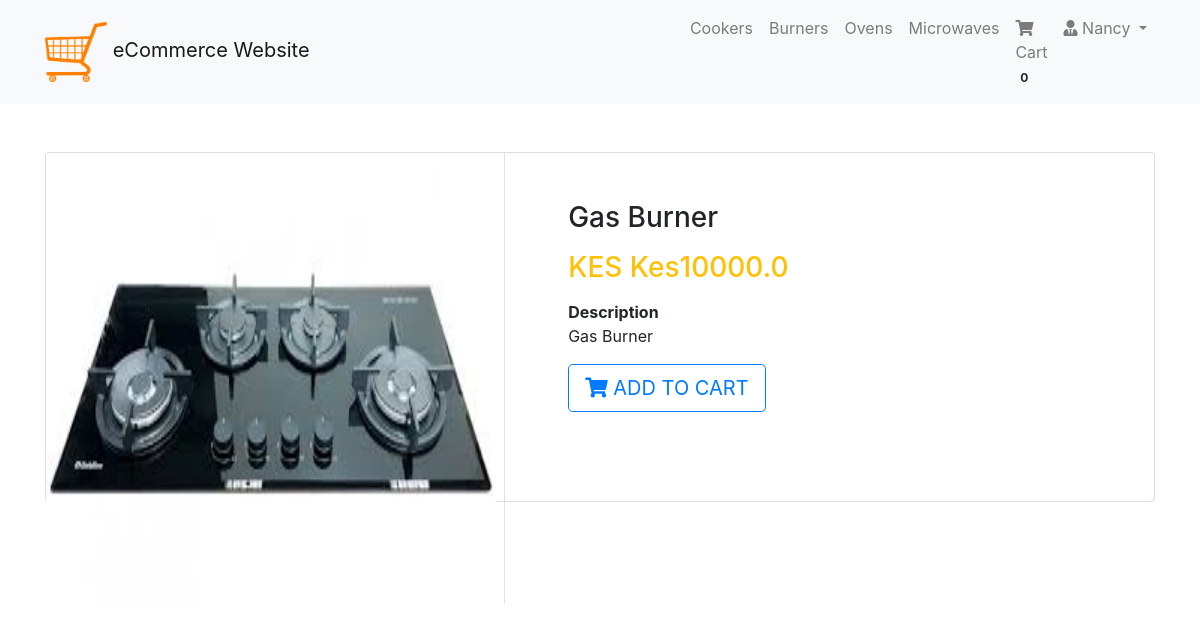
Screenshot of /product/gas-burner/ (signed in) with the database file from the repository.
### cart/models.py (models this page shows, shortened)
class Order(models.Model):
    orderitems = models.ManyToManyField(Cart)
    user = models.ForeignKey(User, on_delete=models.CASCADE)
    ordered = models.BooleanField(default=False)
    created = models.DateTimeField(auto_now_add=True)
    paymentId = models.CharField(max_length=200, blank=True, null=True)
    orderId = models.CharField(max_length=200, blank=True, null=True)

### products/models.py (models this page shows, shortened)
class Product(models.Model):
    mainimage = models.ImageField(upload_to='products/', blank=True)
    name = models.CharField(max_length=300)
    slug = models.SlugField()
    category = models.ForeignKey(Category, on_delete=models.CASCADE)
    preview_text = models.TextField(
        max_length=200, verbose_name='Preview Text')
    detail_text = models.TextField(max_length=1000, verbose_name='Detail Text')
    price = models.FloatField()

### products/views.py (the view)
# urls.py: path('product/<slug>/', ProductDetail.as_view(), name='product'),
class ProductDetail(LoginRequiredMixin, DetailView):
    model = Product

### cart/templatetags/cart_tag.py (called while the page is built)
@register.filter
def cart_total(user):
    order = Order.objects.filter(user=user, ordered=False)
    if order.exists():
        return order[0].orderitems.count()
    else:
        return 0

### products/templates/products/product_detail.html
{% extends 'products/base.html' %}
{% block content %}
<div class="container my-5">
    <div class="card">
        <div class="row">
            <aside class="col-sm-5 border-right">
                <article class="gallery-wrap">
                    <div class="img-big-wrap">
                        <div> <a href="#"><img src="/media/{{ object.mainimage }}" style="width: 450px"></a></div>
                    </div>
                </article>
            </aside>
            <aside class="col-sm-7">
                <article class="card-body p-5">
                    <h3 class="title mb-3">{{ object.name }}</h3>
                    <p class="price-detail-wrap">
                        <span class="price h3 text-warning">
                            <span class="currency">KES Kes</span><span class="num">{{ object.price }}</span>
                        </span>
                    </p>
                    <dl class="item-property">
                        <dt>Description</dt>
                        <dd>
                            <p>{{ object.preview_text }}</p>
                        </dd>
                    </dl>
                    <a href="{% url 'mainapp:cart' object.slug %}"
                        class="btn btn-lg btn-outline-primary text-uppercase"> <i class="fas fa-shopping-cart"></i> Add
                        to cart </a>
                </article>
            </aside>
        </div>
    </div>
</div>
{% endblock %}

### products/templates/products/navbar.html (shortened to what this page needs)
{% load cart_tag %}
<nav class="navbar navbar-expand-lg navbar-light bg-light">
    <div class="container">
        <a class="navbar-brand" href="/">
            <img src="/static/imgs/cart.png" alt="logo" width="10%">
            eCommerce Website
        </a>
        <div class="collapse navbar-collapse" id="navbarNav">
            <ul class="navbar-nav ml-auto">
                <li {% if request.path == 'contact' %}class="nav-item active" {% else %}class="nav-item" {% endif %}>
                    <a class="nav-link" href="#">Cookers <span class="sr-only">(current)</span></a>
                </li>
                <li class="nav-item">
                    <a class="nav-link" href="#">Burners</a>
                </li>
                <li class="nav-item">
                    <a class="nav-link" href="#">Ovens</a>
                </li>
                <li class="nav-item">
                    <a class="nav-link" href="#">Microwaves</a>
                </li>
                {% if request.user.is_authenticated %}
                <li class="nav-item">
                    <a class="nav-link" href="{% url 'mainapp:cart-home' %}">
                        <i class="fa fa-shopping-cart"></i> Cart
                        <span class="badge badge-light">{{ request.user| cart_total }}</span>
                    </a>
                </li>
                <li class="nav-item dropdown">
                    <a class="nav-link dropdown-toggle" href="#" id="navbarDropdown" role="button"
                        data-toggle="dropdown" aria-haspopup="true" aria-expanded="false">
                        <i class="fas fa-user-tie"></i> {{ request.user.username }}
                    </a>
                </li>
                {% else %}
                <li class="nav-item">
                    <a class="btn btn-primary" href="/accounts/login/">Login / Register</a>
                </li>
                {% endif %}
            </ul>
        </div>
    </div>
</nav>

### products/static/css/main.css (style rules this page uses)
.gallery-wrap .img-big-wrap img { height: 450px; width: auto; display: inline-block; cursor: zoom-in; }

### products/templates/products/base.html (style rules this page uses)
.card { height: 350px; }

### rows the page displays
Product: mainimage (picture), name "Gas Burner", price "10000.0", preview_text "Gas Burner"

### other values shown
{{ request.user| cart_total }} "0"
{{ request.user.username }} "Nancy"
